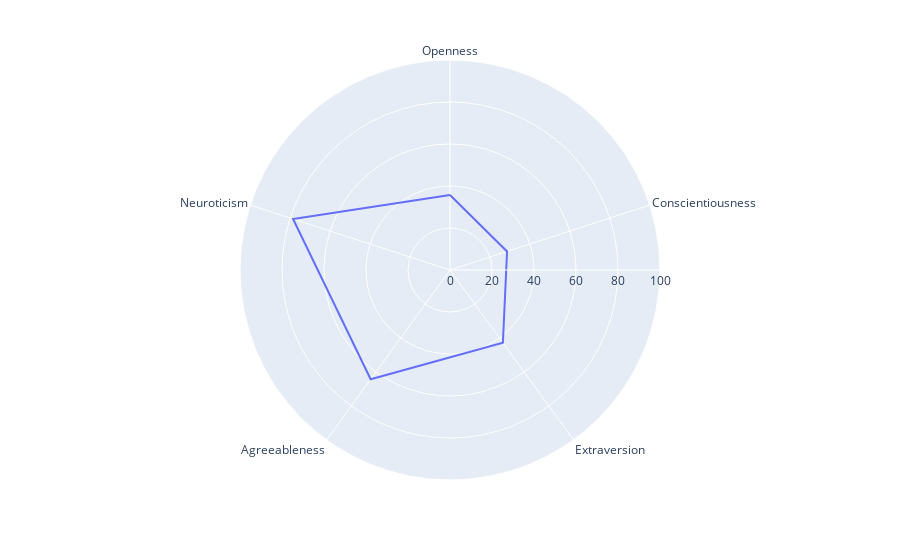
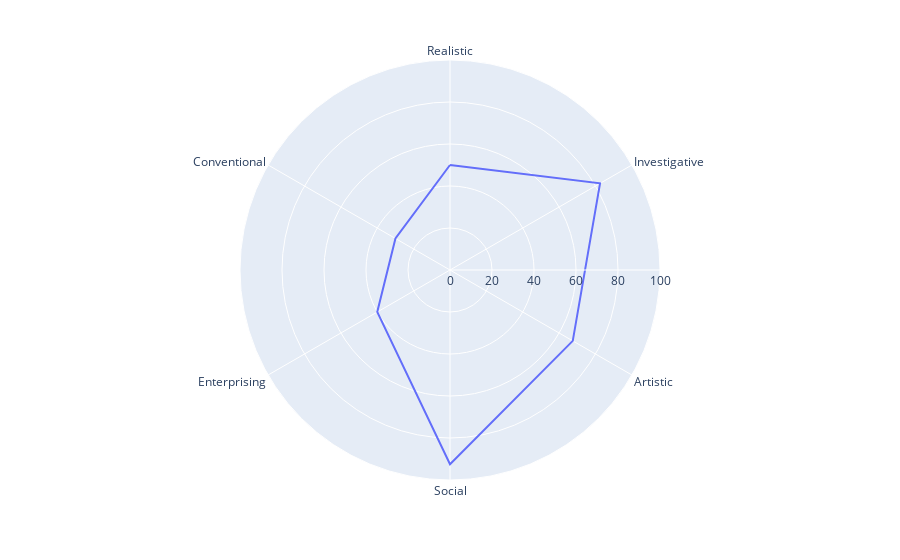

The cell these charts' notebook holds for them, in order:
### Code cell
import plotly.express as px
ocean_rad = pd.DataFrame(dict(
    r=ocean_perc.loc[0],
    theta=ocean_perc.columns))
fig = px.line_polar(ocean_rad, r='r', theta='theta', line_close=True,range_r=(0,100))
fig.show()

riasec_rad = pd.DataFrame(dict(
    r=riasec_perc.loc[0],
    theta=riasec_perc.columns))
fig = px.line_polar(riasec_rad, r='r', theta='theta', line_close=True,range_r=(0,100))
fig.show()

### Figure 1 — Plotly figure (JSON) as saved in the notebook; plotly's stock layout.template omitted (floating-point values rounded to 4 significant figures)
{"data": [{"hovertemplate": "r=%{r}<br>theta=%{theta}<extra></extra>", "legendgroup": "", "line": {"color": "#636efa", "dash": "solid"}, "mode": "lines", "name": "", "r": [35.71, 28.57, 42.86, 64.29, 78.57, 35.71], "showlegend": false, "subplot": "polar", "theta": ["Openness", "Conscientiousness", "Extraversion", "Agreeableness", "Neuroticism", "Openness"], "type": "scatterpolar"}], "layout": {"legend": {"tracegroupgap": 0}, "margin": {"t": 60}, "polar": {"angularaxis": {"direction": "clockwise", "rotation": 90}, "domain": {"x": [0, 1], "y": [0, 1]}, "radialaxis": {"range": [0, 100]}}}}

### Figure 2 — Plotly figure (JSON) as saved in the notebook; plotly's stock layout.template omitted (floating-point values rounded to 4 significant figures)
{"data": [{"hovertemplate": "r=%{r}<br>theta=%{theta}<extra></extra>", "legendgroup": "", "line": {"color": "#636efa", "dash": "solid"}, "mode": "lines", "name": "", "r": [50, 82.5, 67.5, 92.5, 40, 30, 50], "showlegend": false, "subplot": "polar", "theta": ["Realistic", "Investigative", "Artistic", "Social", "Enterprising", "Conventional", "Realistic"], "type": "scatterpolar"}], "layout": {"legend": {"tracegroupgap": 0}, "margin": {"t": 60}, "polar": {"angularaxis": {"direction": "clockwise", "rotation": 90}, "domain": {"x": [0, 1], "y": [0, 1]}, "radialaxis": {"range": [0, 100]}}}}
